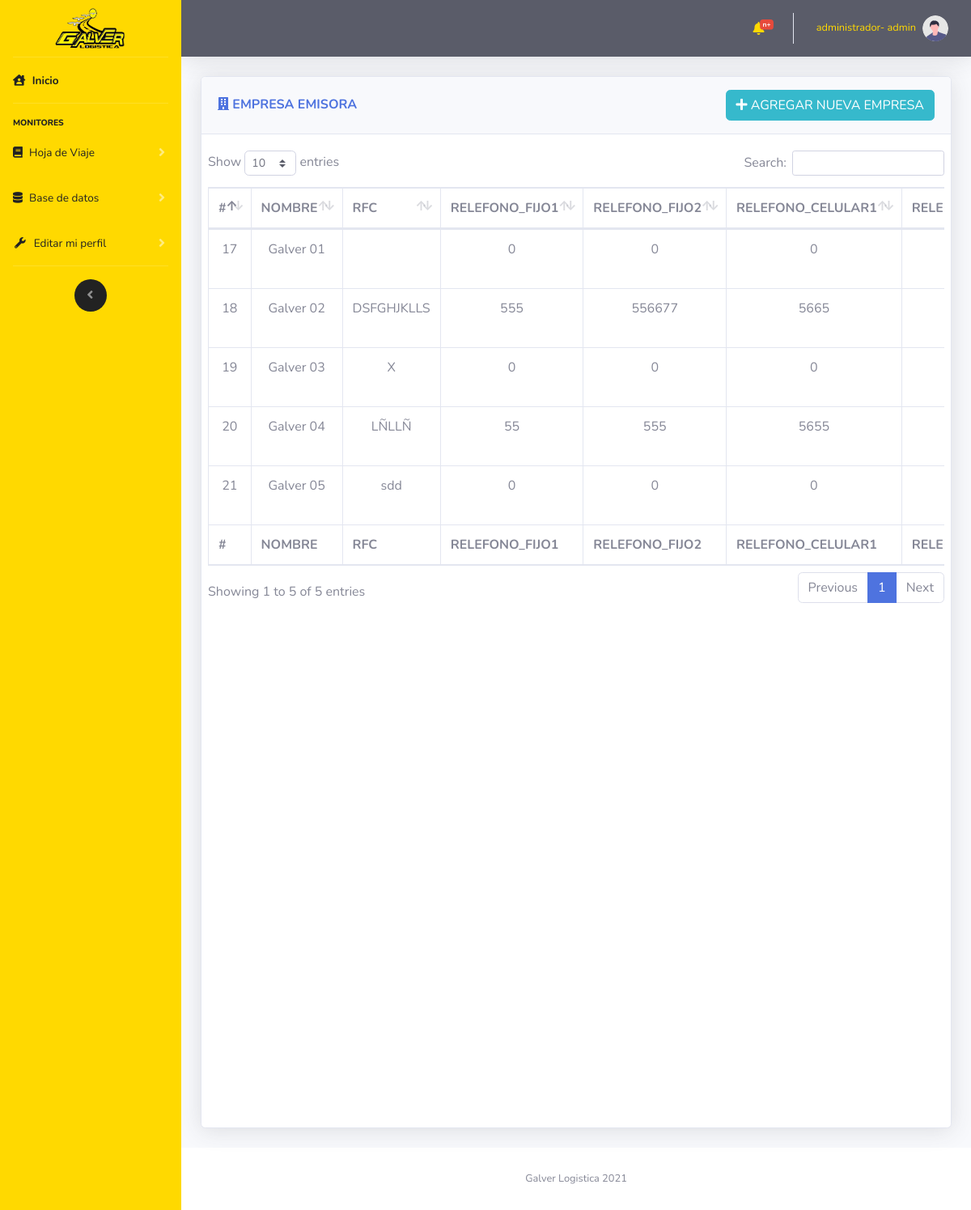
Screenshot of /vistas/CRUD_EmpresaEmisora.php (signed in) with the database file from the repository.
### tables this page shows
CREATE TABLE `empresa_emisora` (
  `empresaEmisoraId` int(11) NOT NULL,
  `usuarioId` int(11) NOT NULL,
  `empresaEmisoraNombre` varchar(100) NOT NULL,
  `empresaEmisoraRFC` varchar(50) NOT NULL,
  `empresaEmisoraDireccion` varchar(250) NOT NULL,
  `empresaEmisoraTelefonoFijo1` int(11) NOT NULL,
  `empresaEmisoraTelefonoFijo2` int(11) NOT NULL,
  `empresaEmisoraTelefonoCelular1` int(11) NOT NULL,
  `empresaEmisoraTelefonoCelular2` int(11) NOT NULL,
  `empresaEmisoraCorreo` varchar(200) NOT NULL,
  `empresaEmisoraFechaDeCreacion` datetime NOT NULL,
  `empresaEmisoraDescripcion` varchar(2500) NOT NULL,
  `empresaEmisoraCP` varchar(50) NOT NULL,
  `estadoRegistro` int(11) NOT NULL
);

### controlador/modulos/selects.php (called while the page is built, shortened)
<?php
    function muestraEmpresaEmisoara($mysqli)
    {
        $result = $mysqli->query("SELECT * FROM empresa_emisora INNER JOIN usuario ON usuario.usuarioId= empresa_emisora.usuarioId");
        return $result;
    }
?>

### vistas/CRUD_EmpresaEmisora.php (the view, shortened to what this page needs)
<?php
    include "../import/componentes/head.php";
    include "../import/componentes/navbarLateral.php";
    include "../import/componentes/navbarHorizontal.php";
    include "../controlador/coneccion/config.php";
    include "../controlador/modulos/selects.php";
?>
<div class="container-fluid">
    <div class="row">
            <div class="col-12">
                <div class="card shadow mb-4 card_hdv">
                    <div class="card-header py-3 d-flex flex-row align-items-center justify-content-between">
                        <h6 class="m-0 font-weight-bold text-primary"><i class="fas fa-building"></i> EMPRESA EMISORA</h6>
                        <button type="button" class="btn btn-info  d-none d-md-block" data-toggle="modal"
                            data-target="#INSERT"><i class="fas fa-plus"></i> AGREGAR NUEVA EMPRESA</button>
                    </div>
                    <div class="card-body">
                        <div class="chart-area ">
                            <div class="row">
                                <div class="table-responsive cardScroll">
                                    <table class="table table-bordered" id="dataTable" width="100%" cellspacing="0">
                                        <thead>
                                            <tr>
                                                <th scope="col">#</th>
                                                <th scope="col">NOMBRE</th>
                                                <th scope="col">RFC</th>
                                                <th scope="col">RELEFONO_FIJO1</th>
                                                <th scope="col">RELEFONO_FIJO2</th>
                                                <th scope="col">RELEFONO_CELULAR1</th>
                                                <th scope="col">RELEFONO_CELULAR2</th>
                                            </tr>
                                        </thead>
                                        <tfoot>
                                            <tr>
                                                <th scope="col">#</th>
                                                <th scope="col">NOMBRE</th>
                                                <th scope="col">RFC</th>
                                                <th scope="col">RELEFONO_FIJO1</th>
                                                <th scope="col">RELEFONO_FIJO2</th>
                                                <th scope="col">RELEFONO_CELULAR1</th>
                                                <th scope="col">RELEFONO_CELULAR2</th>
                                            </tr>
                                        </tfoot>
                                        <tbody class=" text-center">
                                            <?php
                                        $hdv=muestraEmpresaEmisoara($mysqli);
                                        while ($filas =$hdv->fetch_assoc()) {
                                            echo
                                            "<tr>".
                                            "<td>".$filas["empresaEmisoraId"]."</td>".
                                            "<td>".$filas["empresaEmisoraNombre"]."</td>".
                                            "<td>".$filas["empresaEmisoraRFC"]."</td>".
                                            "<td>".$filas["empresaEmisoraTelefonoFijo1"]."</td>".
                                            "<td>".$filas["empresaEmisoraTelefonoFijo2"]."</td>".
                                            "<td>".$filas["empresaEmisoraTelefonoCelular1"]."</td>".
                                            "<td>".$filas["empresaEmisoraTelefonoCelular2"]."</td>".
                                            "<td>".$filas["empresaEmisoraCorreo"]."</td>".
                                            "<td>".$filas["empresaEmisoraCP"]."</td>".
                                            "<td>".$filas["empresaEmisoraFechaDeCreacion"]."</td>".
                                            "<td>".$filas["usuarioNombre"]."</td>".
                                            "<td><button type='button' class='btn btn-danger' onclick='eliminarEmpresaEmisora(".$filas["empresaEmisoraId"].")')>X</button></td>".
                                            "<td><button type='button' class='btn btn-warning' data-toggle='modal'
                                            data-target='#UPDATE' onclick='editarPaso1Id(".$filas["empresaEmisoraId"].")'>E</button></td>".
                                            "</tr>";
                                        }
                                        ?>
                                        </tbody>
                                    </table>
                                </div>
                            </div>
                        </div>
                    </div>
                </div>
            </div>
    </div>
    <?php
        include "../import/componentes/footer.php";
        include "../import/componentes/js/main.php";
    ?>

### vistas/CRUD_EmpresaEmisora.php (style rules this page uses)
.card_hdv { height: 1300px !important; }
div.cardScroll { width: 1200px; height: 1200px; overflow: auto; }

### rows the page displays
empresa_emisora: empresaEmisoraId "17", empresaEmisoraNombre "Galver 01", empresaEmisoraTelefonoFijo1 "0", empresaEmisoraTelefonoFijo2 "0", empresaEmisoraTelefonoCelular1 "0"
empresa_emisora: empresaEmisoraId "18", empresaEmisoraNombre "Galver 02", empresaEmisoraRFC "DSFGHJKLLS", empresaEmisoraTelefonoFijo1 "555", empresaEmisoraTelefonoFijo2 "556677", empresaEmisoraTelefonoCelular1 "5665"
empresa_emisora: empresaEmisoraId "19", empresaEmisoraNombre "Galver 03", empresaEmisoraRFC "X", empresaEmisoraTelefonoFijo1 "0", empresaEmisoraTelefonoFijo2 "0", empresaEmisoraTelefonoCelular1 "0"
empresa_emisora: empresaEmisoraId "20", empresaEmisoraNombre "Galver 04", empresaEmisoraRFC "LÑLLÑ", empresaEmisoraTelefonoFijo1 "55", empresaEmisoraTelefonoFijo2 "555", empresaEmisoraTelefonoCelular1 "5655"
empresa_emisora: empresaEmisoraId "21", empresaEmisoraNombre "Galver 05", empresaEmisoraRFC "sdd", empresaEmisoraTelefonoFijo1 "0", empresaEmisoraTelefonoFijo2 "0", empresaEmisoraTelefonoCelular1 "0"

### other values shown
$_SESSION["usuarioTipoCargo"] "administrador"
$_SESSION["usuarioNombre"] "admin"
